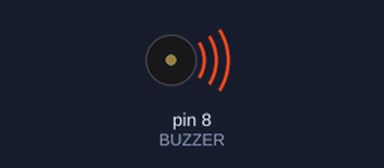
Bench run of a sketch on a simulated Arduino Uno, built with avr-gcc and run on an emulated ATmega328P. Parts: buzzer (waves = sounding).

Above: at 0.1 s.
At 19.3 s:
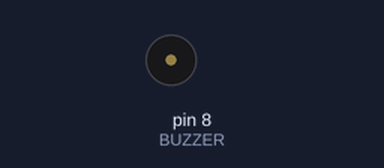
Timing chart, 0 to 40.0 s (numbered marks = the images above):
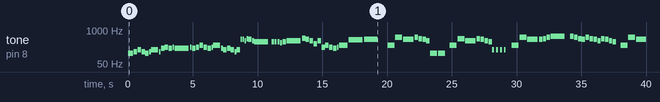

The sketch:

Suite_Comercial_Navide_a.ino
```cpp
// Generado con Partitura → Arduino
// 398 notas/silencios · duración ≈ 167.3 s · 100 BPM
#include <avr/pgmspace.h>
#if !defined(PROGMEM)
  #define PROGMEM
  #define pgm_read_word(p) (*(p))
#endif

#define BUZZER 8
const uint16_t N = 398;

// Frecuencias en Hz (0 = silencio)
const uint16_t melody[] PROGMEM = {
  131, 131, 147, 175, 147, 131, 147, 175, 147, 196, 220, 196,
  220, 196, 220, 196, 220, 262, 220, 196, 220, 262, 196, 175,
  196, 175, 147, 175, 440, 440, 392, 466, 440, 392, 349, 0,
  349, 0, 349, 0, 349, 330, 349, 392, 494, 440, 392, 294,
  392, 220, 262, 220, 196, 220, 262, 415, 440, 0, 262, 523,
  440, 523, 466, 440, 392, 131, 131, 131, 0, 262, 466, 392,
  466, 440, 392, 349, 175, 0, 175, 0, 175, 0, 175, 0,
  262, 523, 440, 440, 466, 523, 587, 0, 587, 523, 466, 440,
  523, 466, 440, 392, 466, 440, 392, 0, 349, 0, 262, 523,
  440, 392, 349, 392, 349, 0, 175, 196, 220, 233, 262, 233,
  220, 196, 175, 220, 196, 175, 0, 196, 349, 523, 523, 466,
  523, 587, 523, 0, 466, 440, 392, 349, 440, 392, 131, 117,
  110, 98, 349, 523, 523, 466, 523, 587, 523, 466, 466, 523,
  587, 523, 0, 466, 440, 392, 349, 330, 262, 0, 330, 330,
  0, 349, 392, 440, 349, 392, 0, 349, 523, 523, 466, 523,
  587, 523, 0, 466, 440, 349, 392, 349, 0, 311, 117, 294,
  117, 294, 349, 349, 349, 349, 349, 349, 349, 392, 349, 311,
  392, 349, 349, 349, 392, 349, 392, 440, 466, 0, 392, 349,
  311, 262, 233, 0, 233, 175, 196, 147, 156, 117, 156, 175,
  587, 523, 466, 440, 392, 349, 392, 440, 349, 349, 349, 349,
  349, 349, 349, 392, 349, 311, 392, 349, 349, 349, 392, 349,
  392, 440, 466, 0, 392, 349, 311, 262, 233, 0, 175, 175,
  196, 220, 233, 0, 349, 0, 466, 0, 262, 262, 349, 0,
  349, 0, 349, 0, 349, 0, 349, 0, 349, 0, 349, 0,
  349, 0, 349, 0, 349, 0, 330, 0, 349, 0, 392, 0,
  262, 0, 262, 0, 330, 0, 330, 0, 330, 0, 330, 0,
  330, 0, 330, 0, 262, 0, 262, 0, 262, 0, 262, 0,
  294, 0, 330, 0, 349, 0, 262, 262, 294, 294, 330, 294,
  262, 220, 0, 220, 233, 233, 233, 262, 233, 220, 175, 262,
  262, 294, 294, 330, 294, 262, 220, 0, 220, 233, 233, 233,
  262, 233, 220, 175, 349, 349, 392, 349, 392, 440, 0, 392,
  440, 466, 466, 466, 466, 440, 466, 0, 523, 523, 0, 587,
  587, 587, 587, 659, 587, 523, 523, 523, 659, 659, 587, 659,
  784, 698
};
// Duraciones en ms
const uint16_t dur[] PROGMEM = {
  150, 300, 300, 300, 300, 300, 150, 600, 150, 300, 300, 300,
  150, 1200, 150, 300, 300, 300, 300, 300, 150, 600, 150, 300,
  300, 300, 150, 300, 150, 150, 150, 150, 300, 153, 1198, 150,
  228, 5, 150, 63, 199, 195, 300, 1200, 300, 300, 300, 300,
  300, 300, 300, 300, 300, 150, 750, 1200, 1139, 661, 600, 600,
  900, 300, 300, 300, 300, 600, 300, 300, 300, 600, 600, 900,
  300, 300, 300, 300, 150, 150, 150, 150, 150, 150, 150, 450,
  600, 600, 900, 300, 300, 300, 1200, 300, 304, 305, 300, 291,
  309, 300, 300, 291, 309, 300, 258, 33, 300, 300, 600, 600,
  900, 300, 300, 300, 300, 900, 300, 300, 300, 300, 304, 300,
  300, 300, 296, 304, 300, 279, 17, 1500, 600, 900, 300, 300,
  300, 304, 136, 9, 750, 300, 300, 300, 600, 900, 300, 300,
  300, 300, 600, 900, 300, 300, 300, 300, 150, 750, 300, 300,
  300, 2100, 1800, 304, 300, 300, 300, 300, 279, 317, 150, 141,
  9, 300, 300, 457, 143, 1139, 61, 600, 900, 300, 300, 300,
  304, 136, 9, 750, 304, 296, 304, 1796, 300, 1800, 600, 600,
  600, 600, 300, 300, 300, 300, 300, 600, 300, 300, 300, 300,
  300, 300, 600, 300, 300, 300, 300, 300, 600, 300, 300, 600,
  300, 300, 900, 300, 1200, 1200, 1200, 1200, 1200, 1200, 1200, 1200,
  1200, 1200, 1200, 1200, 1200, 1200, 1200, 1200, 300, 300, 300, 300,
  300, 600, 300, 300, 300, 300, 300, 300, 600, 300, 300, 300,
  300, 300, 600, 300, 300, 600, 300, 300, 300, 600, 300, 600,
  300, 300, 300, 300, 300, 300, 300, 2100, 450, 150, 300, 300,
  300, 300, 225, 225, 75, 75, 300, 300, 300, 300, 225, 225,
  75, 75, 300, 300, 300, 300, 225, 225, 75, 75, 300, 900,
  225, 225, 75, 75, 300, 300, 300, 300, 225, 225, 75, 75,
  300, 300, 300, 300, 225, 225, 75, 75, 300, 300, 300, 300,
  225, 225, 75, 75, 300, 900, 300, 300, 900, 300, 304, 300,
  607, 558, 31, 600, 600, 300, 300, 300, 300, 600, 600, 300,
  300, 900, 300, 304, 300, 607, 558, 31, 600, 600, 300, 300,
  300, 300, 600, 600, 300, 300, 611, 589, 600, 1139, 61, 300,
  300, 300, 300, 300, 304, 296, 283, 17, 600, 600, 600, 300,
  300, 300, 300, 300, 300, 1200, 300, 300, 600, 600, 300, 300,
  1800, 1800
};

void playSong() {
  for (uint16_t i = 0; i < N; i++) {
    uint16_t f = pgm_read_word(&melody[i]);
    uint16_t d = pgm_read_word(&dur[i]);
    if (f) tone(BUZZER, f, (uint32_t)d * 90 / 100);
    delay(d);
    noTone(BUZZER);
  }
}

void setup() {
  pinMode(BUZZER, OUTPUT);
  playSong();
}

void loop() {
}
```

Measured:
- by itself, tone on pin 8 (BUZZER): plays 131 Hz for 0.14 s, 131 Hz for 0.27 s, 147 Hz for 0.27 s, 175 Hz for 0.27 s, 147 Hz for 0.27 s, 131 Hz for 0.27 s … (97 notes in this stretch)
